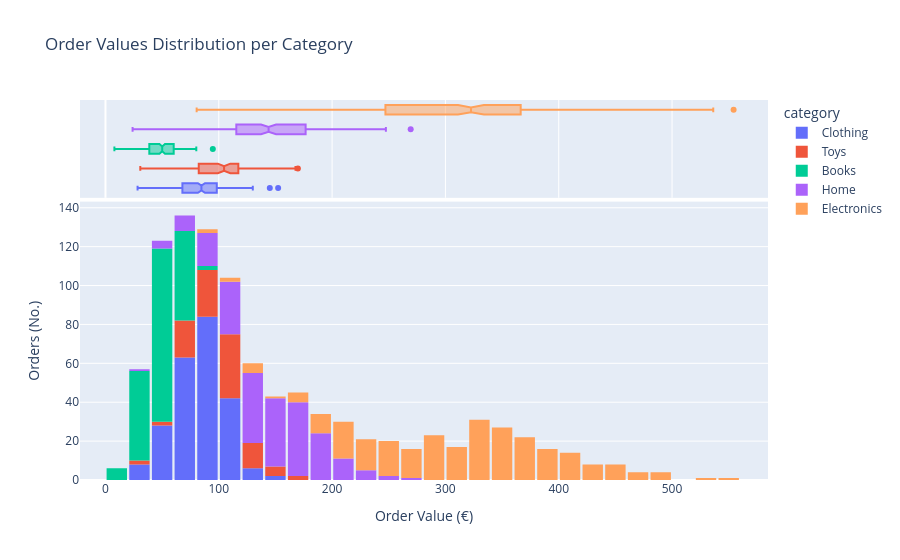

Notebook cell for this chart:
### Markdown cell above
## 📕Task
🎬Setimo se – Alex je već analizirala vrednosti porudžbina za online prodavnicu koristeći statičke grafikone.

Menadžeri sada žele više:

🗣️Pokaži nam koje porudžbine odskaču i gde se zaista nalazi prosečna vrednost!

⚙️Zadatak:
- **Učitajmo** podatke iz fajla.
- Omogućimo **grupisanje** po kategoriji proizvoda (parametar color).
- Dodajmo **marginalni boxplot**.
- **Nacrtajmo** interaktivni histogram.
- Aktivirajmo **hover** za pojedinačne tačkice (naziv proizvoda, vrednost porudžbine...).

💡Hint: Alex savetuje:

🗣️Nema potrebe da sve kreiramo od nule!

Iskoristimo šablon koda koji smo zajedno pravili za histogram i kutijasti dijagram – samo prilagodimo naziv fajla i kolone koje koristimo!

Takođe, ne zaboravimo:

- učitajmo nove podatke (online_store_order_items.csv);
- bojimo raspodelu po **kategorijama proizvoda**;
- **hover informacije** neka uključuju vrednost porudžbine i naziv proizvoda – da lako uočimo skrivene bisere među narudžbinama!

### Code cell
import plotly.express as px
import pandas as pd

df = pd.read_csv("online_store_order_items.csv")

fig = px.histogram(df, x='order_value', color='category', marginal='box', hover_data=["name"], title='Order Values Distribution per Category')
fig.update_layout(xaxis_title="Order Value (€)", yaxis_title="Orders (No.)", bargap=0.1)
fig.show()

### Figure 1 — Plotly figure (JSON) as saved in the notebook; plotly's stock layout.template omitted (floating-point values rounded to 4 significant figures; data arrays with more than 128 entries replaced by an {"elided": "..."} marker saying what was removed)
{"data": [{"bingroup": "x", "hovertemplate": "category=Clothing<br>order_value=%{x}<br>count=%{y}<extra></extra>", "legendgroup": "Clothing", "marker": {"color": "#636efa", "pattern": {"shape": ""}}, "name": "Clothing", "orientation": "v", "showlegend": true, "type": "histogram", "x": {"elided": "233 float values"}, "xaxis": "x", "yaxis": "y"}, {"customdata": {"elided": "233x1 str values"}, "hovertemplate": "category=Clothing<br>order_value=%{x}<br>name=%{customdata[0]}<extra></extra>", "legendgroup": "Clothing", "marker": {"color": "#636efa"}, "name": "Clothing", "notched": true, "showlegend": false, "type": "box", "x": {"elided": "233 float values"}, "xaxis": "x2", "yaxis": "y2"}, {"bingroup": "x", "hovertemplate": "category=Toys<br>order_value=%{x}<br>count=%{y}<extra></extra>", "legendgroup": "Toys", "marker": {"color": "#EF553B", "pattern": {"shape": ""}}, "name": "Toys", "orientation": "v", "showlegend": true, "type": "histogram", "x": [119.1, 110.5, 103.1, 140.4, 88.96, 60.07, 76.12, 118.0, 81.87, 72.14, 64.32, 84.81, 114.7, 134.8, 84.62, 169.8, 128.6, 120.8, 122.4, 111.6, 112.0, 117.5, 109.4, 113.1, 77.14, 75.71, 126.1, 140.3, 76.33, 74.22, 124.1, 72.15, 88.53, 30.74, 96.99, 118.7, 115.2, 105.0, 70.3, 64.73, 122.4, 90.44, 99.55, 82.93, 107.1, 116.0, 91.6, 116.3, 131.7, 115.8, 52.88, 97.62, 104.4, 139.7, 70.07, 60.64, 31.3, 167.7, 91.02, 100.9, 87.04, 143.6, 133.5, 137.4, 114.8, 87.12, 73.3, 82.93, 81.71, 107.6, 111.6, 87.81, 66.29, 107.3, 96.42, 118.7, 109.0, 110.0, 53.82, 146.0, 99.51, 85.13, 92.56, 69.42, 127.3, 72.26, 85.93, 114.2, 108.7, 82.77, 98.29, 116.7, 108.2, 132.5, 112.1, 115.2, 76.22, 62.18, 140.6, 117.0], "xaxis": "x", "yaxis": "y"}, {"customdata": [["Building Blocks Set"], ["Remote Control Car"], ["Action Hero Figure"], ["Plush Bear"], ["Action Hero Figure"], ["Building Blocks Set"], ["Plush Bear"], ["Kids Puzzle 100pc"], ["Remote Control Car"], ["Building Blocks Set"], ["Action Hero Figure"], ["Building Blocks Set"], ["Plush Bear"], ["Building Blocks Set"], ["Plush Bear"], ["Building Blocks Set"], ["Remote Control Car"], ["Remote Control Car"], ["Kids Puzzle 100pc"], ["Plush Bear"], ["Action Hero Figure"], ["Action Hero Figure"], ["Building Blocks Set"], ["Building Blocks Set"], ["Kids Puzzle 100pc"], ["Action Hero Figure"], ["Building Blocks Set"], ["Plush Bear"], ["Remote Control Car"], ["Kids Puzzle 100pc"], ["Building Blocks Set"], ["Plush Bear"], ["Plush Bear"], ["Plush Bear"], ["Plush Bear"], ["Remote Control Car"], ["Remote Control Car"], ["Action Hero Figure"], ["Building Blocks Set"], ["Kids Puzzle 100pc"], ["Remote Control Car"], ["Action Hero Figure"], ["Remote Control Car"], ["Action Hero Figure"], ["Remote Control Car"], ["Kids Puzzle 100pc"], ["Remote Control Car"], ["Building Blocks Set"], ["Plush Bear"], ["Remote Control Car"], ["Action Hero Figure"], ["Plush Bear"], ["Building Blocks Set"], ["Remote Control Car"], ["Kids Puzzle 100pc"], ["Plush Bear"], ["Plush Bear"], ["Plush Bear"], ["Action Hero Figure"], ["Remote Control Car"], ["Plush Bear"], ["Remote Control Car"], ["Action Hero Figure"], ["Kids Puzzle 100pc"], ["Building Blocks Set"], ["Plush Bear"], ["Building Blocks Set"], ["Remote Control Car"], ["Kids Puzzle 100pc"], ["Kids Puzzle 100pc"], ["Action Hero Figure"], ["Building Blocks Set"], ["Remote Control Car"], ["Action Hero Figure"], ["Building Blocks Set"], ["Action Hero Figure"], ["Plush Bear"], ["Plush Bear"], ["Building Blocks Set"], ["Kids Puzzle 100pc"], ["Plush Bear"], ["Plush Bear"], ["Remote Control Car"], ["Plush Bear"], ["Building Blocks Set"], ["Action Hero Figure"], ["Remote Control Car"], ["Remote Control Car"], ["Plush Bear"], ["Kids Puzzle 100pc"], ["Remote Control Car"], ["Action Hero Figure"], ["Plush Bear"], ["Remote Control Car"], ["Plush Bear"], ["Remote Control Car"], ["Plush Bear"], ["Building Blocks Set"], ["Remote Control Car"], ["Remote Control Car"]], "hovertemplate": "category=Toys<br>order_value=%{x}<br>name=%{customdata[0]}<extra></extra>", "legendgroup": "Toys", "marker": {"color": "#EF553B"}, "name": "Toys", "notched": true, "showlegend": false, "type": "box", "x": [119.1, 110.5, 103.1, 140.4, 88.96, 60.07, 76.12, 118.0, 81.87, 72.14, 64.32, 84.81, 114.7, 134.8, 84.62, 169.8, 128.6, 120.8, 122.4, 111.6, 112.0, 117.5, 109.4, 113.1, 77.14, 75.71, 126.1, 140.3, 76.33, 74.22, 124.1, 72.15, 88.53, 30.74, 96.99, 118.7, 115.2, 105.0, 70.3, 64.73, 122.4, 90.44, 99.55, 82.93, 107.1, 116.0, 91.6, 116.3, 131.7, 115.8, 52.88, 97.62, 104.4, 139.7, 70.07, 60.64, 31.3, 167.7, 91.02, 100.9, 87.04, 143.6, 133.5, 137.4, 114.8, 87.12, 73.3, 82.93, 81.71, 107.6, 111.6, 87.81, 66.29, 107.3, 96.42, 118.7, 109.0, 110.0, 53.82, 146.0, 99.51, 85.13, 92.56, 69.42, 127.3, 72.26, 85.93, 114.2, 108.7, 82.77, 98.29, 116.7, 108.2, 132.5, 112.1, 115.2, 76.22, 62.18, 140.6, 117.0], "xaxis": "x2", "yaxis": "y2"}, {"bingroup": "x", "hovertemplate": "category=Books<br>order_value=%{x}<br>count=%{y}<extra></extra>", "legendgroup": "Books", "marker": {"color": "#00cc96", "pattern": {"shape": ""}}, "name": "Books", "orientation": "v", "showlegend": true, "type": "histogram", "x": {"elided": "189 float values"}, "xaxis": "x", "yaxis": "y"}, {"customdata": {"elided": "189x1 str values"}, "hovertemplate": "category=Books<br>order_value=%{x}<br>name=%{customdata[0]}<extra></extra>", "legendgroup": "Books", "marker": {"color": "#00cc96"}, "name": "Books", "notched": true, "showlegend": false, "type": "box", "x": {"elided": "189 float values"}, "xaxis": "x2", "yaxis": "y2"}, {"bingroup": "x", "hovertemplate": "category=Home<br>order_value=%{x}<br>count=%{y}<extra></extra>", "legendgroup": "Home", "marker": {"color": "#ab63fa", "pattern": {"shape": ""}}, "name": "Home", "orientation": "v", "showlegend": true, "type": "histogram", "x": {"elided": "209 float values"}, "xaxis": "x", "yaxis": "y"}, {"customdata": {"elided": "209x1 str values"}, "hovertemplate": "category=Home<br>order_value=%{x}<br>name=%{customdata[0]}<extra></extra>", "legendgroup": "Home", "marker": {"color": "#ab63fa"}, "name": "Home", "notched": true, "showlegend": false, "type": "box", "x": {"elided": "209 float values"}, "xaxis": "x2", "yaxis": "y2"}, {"bingroup": "x", "hovertemplate": "category=Electronics<br>order_value=%{x}<br>count=%{y}<extra></extra>", "legendgroup": "Electronics", "marker": {"color": "#FFA15A", "pattern": {"shape": ""}}, "name": "Electronics", "orientation": "v", "showlegend": true, "type": "histogram", "x": {"elided": "269 float values"}, "xaxis": "x", "yaxis": "y"}, {"customdata": {"elided": "269x1 str values"}, "hovertemplate": "category=Electronics<br>order_value=%{x}<br>name=%{customdata[0]}<extra></extra>", "legendgroup": "Electronics", "marker": {"color": "#FFA15A"}, "name": "Electronics", "notched": true, "showlegend": false, "type": "box", "x": {"elided": "269 float values"}, "xaxis": "x2", "yaxis": "y2"}], "layout": {"bargap": 0.1, "barmode": "relative", "legend": {"title": {"text": "category"}, "tracegroupgap": 0}, "title": {"text": "Order Values Distribution per Category"}, "xaxis": {"anchor": "y", "domain": [0, 1], "title": {"text": "Order Value (€)"}}, "xaxis2": {"anchor": "y2", "domain": [0, 1], "matches": "x", "showgrid": true, "showticklabels": false}, "yaxis": {"anchor": "x", "domain": [0, 0.7326], "title": {"text": "Orders (No.)"}}, "yaxis2": {"anchor": "x2", "domain": [0.7426, 1], "matches": "y2", "showgrid": false, "showline": false, "showticklabels": false, "ticks": ""}}}
